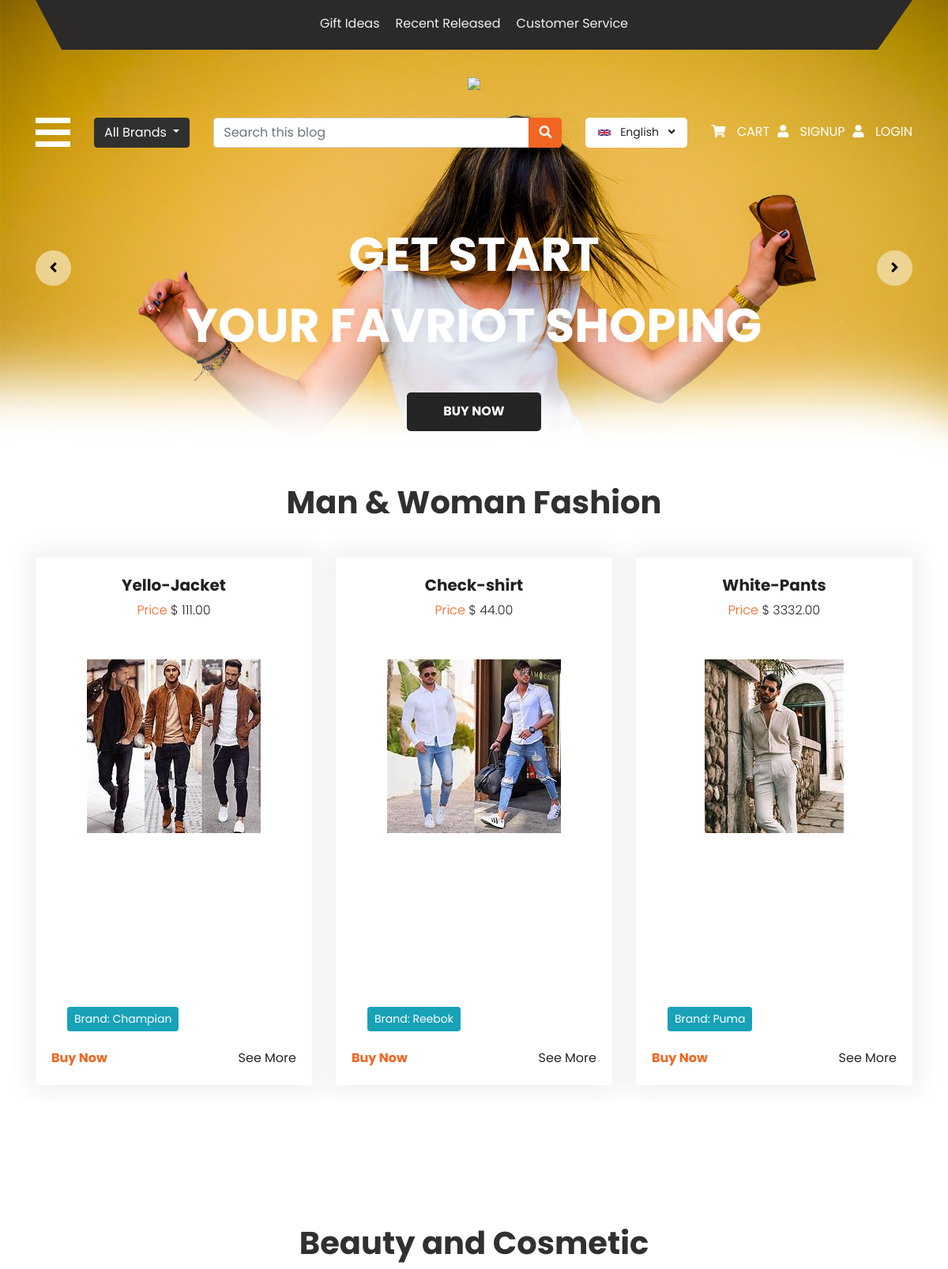
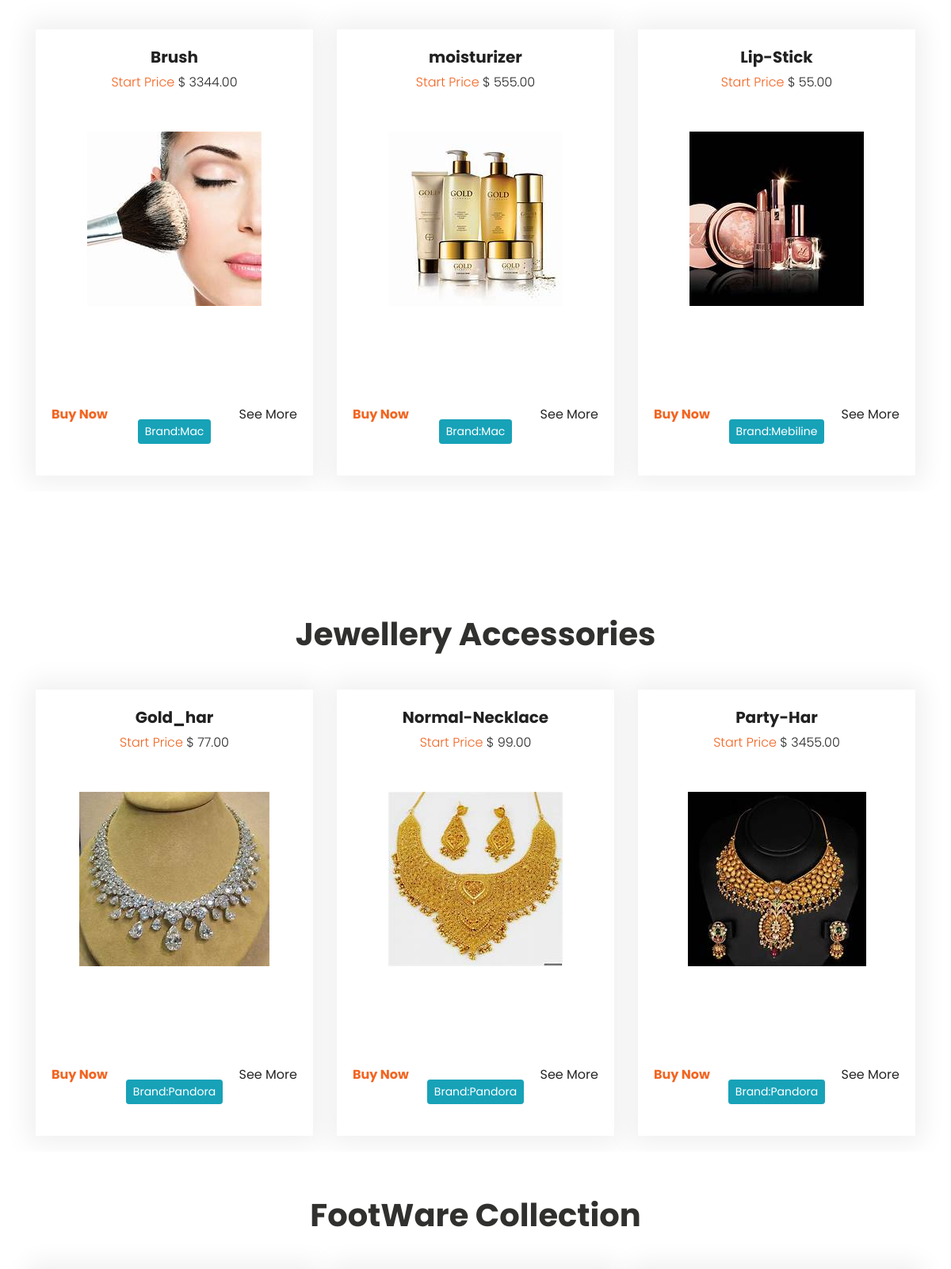
The page / (upper part) on the database its author committed (2 pictures, top to bottom).
### backendapp/models.py (models this page shows, shortened)
class DateTimeModel(models.Model):
    created_at = models.DateTimeField(auto_now_add=True)
    updated_at = models.DateTimeField(auto_now=True)
    deleted_at = models.DateTimeField(null=True, blank=True)
    class Meta:
        abstract = True

class Product(DateTimeModel):
    name = models.CharField(max_length=255)
    description = models.TextField()
    price = models.DecimalField(max_digits=10, decimal_places=2)
    stock = models.PositiveIntegerField()
    available = models.BooleanField(default=True)
    category = models.ForeignKey(Category, on_delete=models.CASCADE, related_name='products')
    brand = models.ForeignKey(Brand, on_delete=models.CASCADE, related_name='products')
    image = models.ImageField(upload_to='products/', blank=True, null=True)

class Brand(DateTimeModel):
    name = models.CharField(max_length=255)
    description = models.TextField(blank=True, null=True)
    def __str__(self):
        return self.name

### frontendapp/views.py (the view)
# urls.py: path('', HomeView.as_view(), name='home'),
class HomeView(TemplateView):
    template_name = 'clienttemplates/home.html'
    def get_context_data(self, **kwargs):
        context = super().get_context_data(**kwargs)
        product_list2 = Product.objects.filter(category__name="Man and Women Fashion").order_by('-id')
        context['product_list2'] = product_list2
        context['product_chunk'] = [product_list2[i:i+3] for i in range(0, len(product_list2), 3)]
        product_list1 = Product.objects.filter(category__name="Beauty and Cosmatic").order_by('-id')
        context['product_list1'] = product_list1
        context['product_chunk1'] = [product_list1[i:i+3] for i in range(0, len(product_list1), 3)]
        product_list3 = Product.objects.filter(category__name="Jewellery Accessories").order_by('-id')
        context['product_list3'] = product_list3
        context['product_chunk2'] = [product_list3[j:j+3] for j in range(0, len(product_list3), 3)]
        product_list4 = Product.objects.filter(category__name="FootWare Collection").order_by('-id')
        context['product_list4'] =product_list3
        context['product_chunk4'] = [product_list4[i:i+3] for i in range(0, len(product_list4), 3)]
        context['categories'] = Category.objects.all()  # Fetch all categories
        context['brands'] = Brand.objects.all()  # Fetch all categories
        return context

### templates/clienttemplates/home.html (shortened to what this page needs)
{% extends "clienttemplates/base.html" %}
{% load static %}
{% block mainblock %}
<div class="fashion_section">
   <div id="fashion_slider" class="carousel slide" data-ride="carousel">
      <div class="carousel-inner">
         {% for i in product_chunk %}
         <div class="carousel-item {% if forloop.first %}active{% endif %}">
            <div class="container">
               <h1 class="fashion_taital">Man & Woman Fashion</h1>
               <div class="fashion_section_2">
                  <div class="row">
                     {% for product in i %}
                     <div class="col-lg-4 col-sm-4">
                        <div class="box_main">
                           <h4 class="shirt_text"><a href="{% url 'frontendapp:product_details' product.id %}">{{ product.name }}</a></h4>
                           <p class="price_text">Price <span style="color: #262626;">$ {{ product.price }}</span></p>
                           <div class="tshirt_img"><img src="{{ product.image.url }}"></div>
                           <p class="btn btn-sm btn-info">Brand: {{ product.brand }}</p>
                           <div class="btn_main">
                              <div class="buy_bt"><a href="{% url 'frontendapp:addtocart' product.id %}">Buy Now</a></div>
                                 <div class="seemore_bt"><a href="{% url 'frontendapp:product_details' product.id %}">See More</a></div>
                           </div>
                        </div>
                     </div>
                     {% endfor %}
                  </div>
               </div>
            </div>
         </div>
         {% endfor %}
      </div>
      <a class="carousel-control-prev" href="#fashion_slider" role="button" data-slide="prev">
         <i class="fa fa-angle-left"></i>
      </a>
      <a class="carousel-control-next" href="#fashion_slider" role="button" data-slide="next">
         <i class="fa fa-angle-right"></i>
      </a>
   </div>
</div>
      <div class="fashion_section">
         <div id="electronic_main_slider" class="carousel slide" data-ride="carousel">
            <div class="carousel-inner">
               {% for chunk in product_chunk1 %}
               <div class="carousel-item {% if forloop.first %}active{% endif %}">
                  <div class="container">
                     <h1 class="fashion_taital">Beauty and Cosmetic</h1>
                     <div class="fashion_section_2">
                        <div class="row">
                           {% for j in chunk %}
                           <div class="col-lg-4 col-sm-4">
                              <div class="box_main">
                                 <h4 class="shirt_text"><a href="{% url 'frontendapp:product_details' j.id %}">{{j.name}}</a></h4>
                                 <p class="price_text">Start Price  <span style="color: #262626;">$ {{j.price}}</span></p>
                                 <div class="electronic_img"><img src="{{j.image.url}}"></div>
                                 <div class="btn_main">
                                    <div class="buy_bt"><a href="{% url 'frontendapp:addtocart' j.id %}">Buy Now</a></div>
                                    <p class='btn btn-sm btn-info'>Brand:{{j.brand}}</p>
                                    <div class="seemore_bt"><a href="{% url 'frontendapp:product_details' j.id %}">See More</a></div>
                                 </div>
                              </div>
                           </div>
                           {% endfor %}
                        </div>
                     </div>
                  </div>
               </div>
               {% endfor %}
            </div>
         </div>
      </div>
      <div class="jewellery_section">
         <div id="jewellery_main_slider" class="carousel slide" data-ride="carousel">
            <div class="carousel-inner">
               {% for pro3 in product_chunk2 %}
               <div class="carousel-item {% if forloop.first %}active{% endif %}">
                  <div class="container">
                     <h1 class="fashion_taital">Jewellery Accessories</h1>
                     <div class="fashion_section_2">
                        <div class="row">
                           {% for i in pro3 %}
                           <div class="col-lg-4 col-sm-4">
                              <div class="box_main">
                                 <h4 class="shirt_text"><a href="{% url 'frontendapp:product_details' i.id %}">{{i.name}}</a></h4>
                                 <p class="price_text">Start Price  <span style="color: #262626;">$ {{i.price}}</span></p>
                                 <div class="jewellery_img"><img src="{{i.image.url}}"></div>
                                 <div class="btn_main">
                                    <div class="buy_bt"><a href="{% url 'frontendapp:addtocart' i.id %}">Buy Now</a></div>
                                    <p class='btn btn-sm btn-info'>Brand:{{i.brand}}</p>
                                    <div class="seemore_bt"><a href="{% url 'frontendapp:product_details' i.id %}">See More</a></div>
                                 </div>
                              </div>
                           </div>
                           {% endfor %}
                        </div>
                     </div>
                  </div>
               </div>
               {% endfor %}
            </div>
         </div>
      </div>
      <div class="jewellery_section">
         <div id="jewellery_main_slider" class="carousel slide" data-ride="carousel">
            <div class="carousel-inner">
               {% for pro4 in product_chunk4 %}
               <div class="carousel-item {% if forloop.first %}  active{% endif %}">
                  <div class="container">
                     <h1 class="fashion_taital">FootWare Collection</h1>
                  </div>
               </div>
               {% endfor %}
            </div>
         </div>
      </div>
{% endblock %}

### static/clientstatic/assets/css/style.css (style rules this page uses)
* { box-sizing: border-box !important; transition: ease all 0.5s; }
html { scroll-behavior: smooth; overflow-x: hidden; }
body { color: #666666; font-size: 14px; line-height: 1.80857; font-weight: normal; overflow-x: hidden; font-family: 'Poppins', sans-serif; }
a { color: #1f1f1f; text-decoration: none !important; outline: none !important; -webkit-transition: all .3s ease-in-out; -moz-transition: all .3s ease-in-out; -ms-transition: all .3s ease-in-out; -o-transition: all .3s ease-in-out; transition: all .3s ease-in-out; }
h1, h2, h3, h4, h5, h6 { letter-spacing: 0; font-weight: normal; position: relative; padding: 0 0 10px 0; font-weight: normal; line-height: normal; color: #111111; margin: 0 }
h1 { font-size: 24px }
h4 { font-size: 16px }
*, *::after, *::before { -webkit-box-sizing: border-box; -moz-box-sizing: border-box; box-sizing: border-box; }
h1 a, h2 a, h3 a, h4 a, h5 a, h6 a { color: #212121; text-decoration: none!important; opacity: 1 }
p { margin: 20px; font-weight: 300; font-size: 15px; line-height: 24px; }
a { color: #222222; text-decoration: none; outline: none !important; }
a, .btn { text-decoration: none !important; outline: none !important; -webkit-transition: all .3s ease-in-out; -moz-transition: all .3s ease-in-out; -ms-transition: all .3s ease-in-out; -o-transition: all .3s ease-in-out; transition: all .3s ease-in-out; }
img { max-width: 100%; height: auto; }
.fashion_section { width: 100%; float: left; padding-bottom: 150px; }
.fashion_taital { width: 100%; font-size: 40px; color: #30302e; text-align: center; font-weight: bold; }
.fashion_section_2 { width: 100%; margin-top: 30px; }
.box_main { width: 100%; background-color: #ffffff; height: auto; padding: 20px; box-shadow: 0px 0 30px 10px #f0f0f0; margin-bottom: 20px; }
.shirt_text { width: 100%; font-size: 20px; color: #30302e; text-align: center; font-weight: bold; padding-bottom: 5px; }
.price_text { width: 100%; font-size: 16px; color: #f26522; text-align: center; margin: 0px; }
.tshirt_img { width: 100%; text-align: center; margin: 50px 0px; min-height: 370px; }
.btn_main { width: 100%; display: flex; }
.buy_bt { float: left; width: 100%; }
.buy_bt a { width: 100%; font-size: 16px; color: #f26522; background-color: transparent; text-align: right; font-weight: bold; }
.seemore_bt { width: 100%; float: right; text-align: right; }
.seemore_bt a { width: 100%; font-size: 16px; color: #262626; background-color: transparent; text-align: right; }
.electronic_img { width: 100%; text-align: center; margin: 50px 0px; min-height: 293px; }
.jewellery_section { width: 100%; float: left; padding-bottom: 50px; }
.jewellery_img { width: 100%; text-align: center; margin: 50px 0px; min-height: 293px; }

### rows shown on the page
Product: name "Yello-Jacket", price "111.00", image (picture), brand "Champian"
Product: name "Check-shirt", price "44.00", image (picture), brand "Reebok"
Product: name "White-Pants", price "3332.00", image (picture), brand "Puma"
Product: name "Brush", price "3344.00", image (picture), brand "Mac"
Product: name "moisturizer", price "555.00", image (picture), brand "Mac"
Product: name "Lip-Stick", price "55.00", image (picture), brand "Mebiline"
Product: name "Gold_har", price "77.00", image (picture), brand "Pandora"
Product: name "Normal-Necklace", price "99.00", image (picture), brand "Pandora"
Product: name "Party-Har", price "3455.00", image (picture), brand "Pandora"
